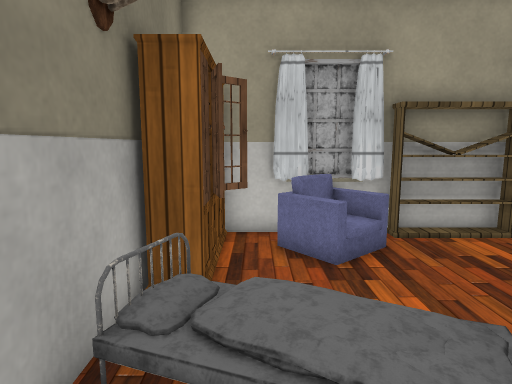
[1] (above)

12 first-person views from a walk through a Unity game level. The camera is 1.3 m above the floor, tilts 8° down and sees 75° across. The floor is counted in squares, 0.5 m on a side. Each view is taken from the middle of a square. On the plan, view 1 faces up. The plan holds only what a view shows up to about 20 squares ahead; the rest is blank. The player is left out. Some surface patterns are stand-ins.

[2]
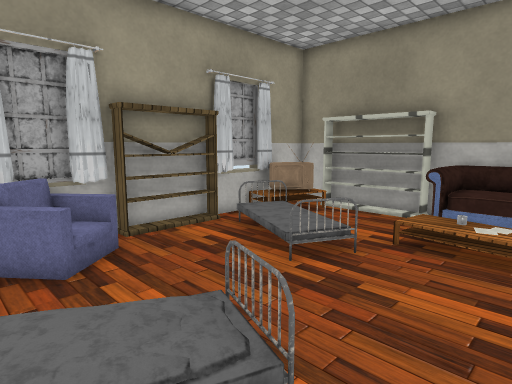

[3]
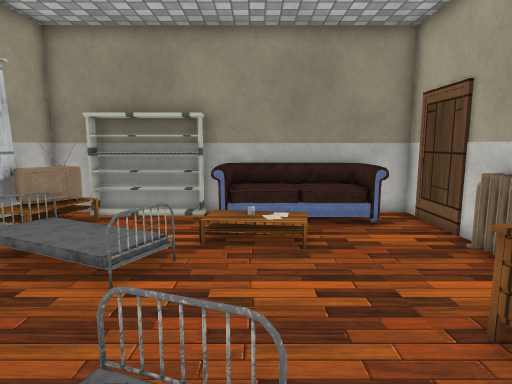

[4]
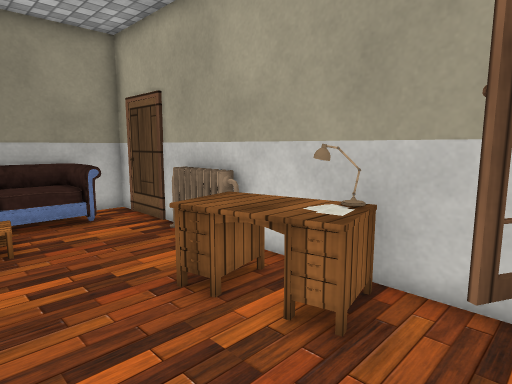

[5]
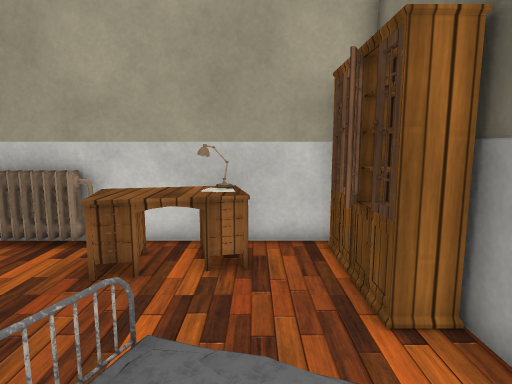

[6]
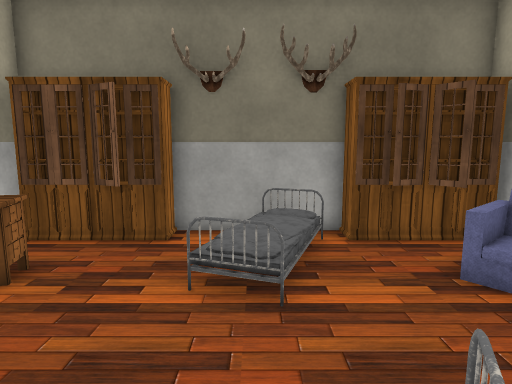

[7]
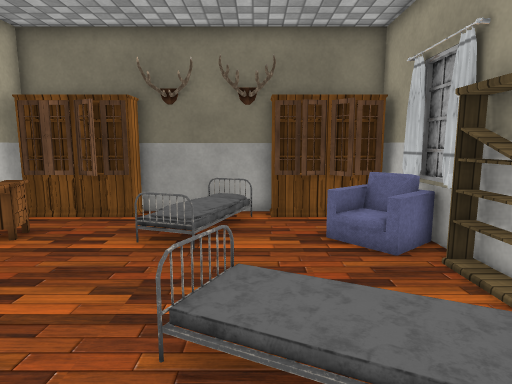

[8]
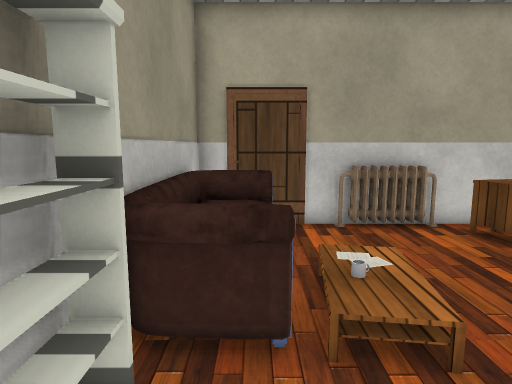

[9]
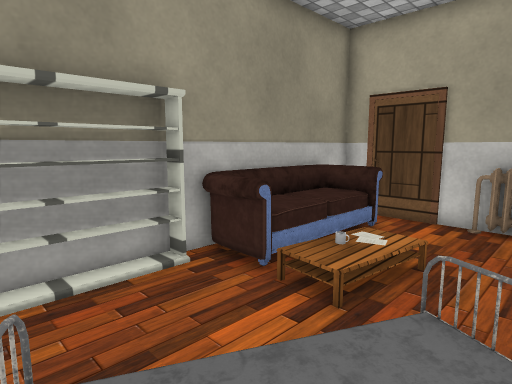

[10]
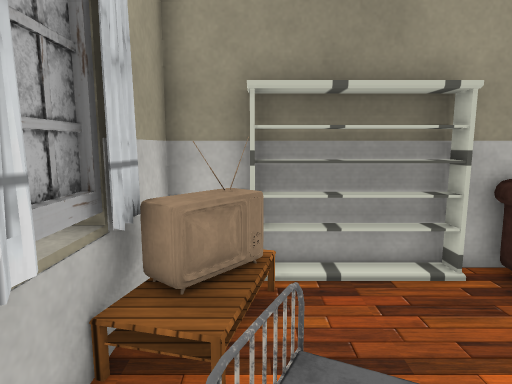

[11]
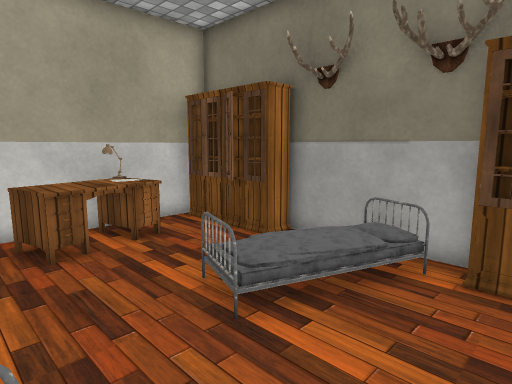

[12]
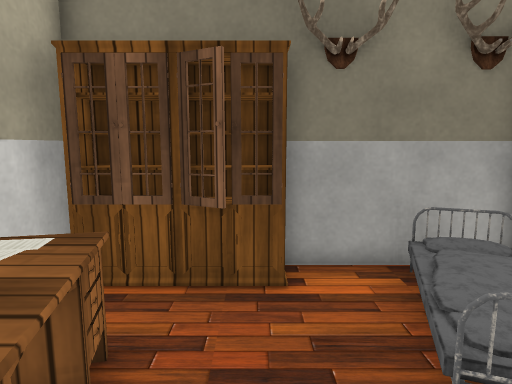

### Floor plan
Key: @ floor where view 1 was taken; # wall or solid block; . main floor; : floor 0.25 m higher than the main floor; + floor 0.5 m higher than the main floor; = window, fence, low wall or low ledge; C cupboard; B bed; T TV; S sofa; A table; H heater; L lamp; O other object.
Columns run from 2 left of view 1 to 13 right of it. Each row starts with its distance up from view 1.
 10 ################
  9 #C ===CCCC  TT:#
  8 #CC=+=....B..T##
  7 #C..=....OO...##
  6 #C.......OO...#
  5 #.......OO....##
  4 #OOO.....O....##
  3 #OOOO......OOSS#
  2 #...B......O.SS#
  1 #C.........O.SS#
  0 #C@..........SS#
 -1 #C...AA......SS#
 -2 #C.AAAA......SS#
 -3 #C.ALAA.HHH....#
 -4 #########H######

Positions as (right, up) in squares from view 1, and headings:
1: (0, 0), facing up
2: (0, 0), facing up-right
3: (0, 2), facing right
4: (-1, 2), facing down-right
5: (1, 5), facing down
6: (8, 3), facing left
7: (11, 5), facing left
8: (11, 7), facing down
9: (6, 8), facing down-right
10: (6, 8), facing right
11: (6, 7), facing down-left
12: (5, 0), facing left
